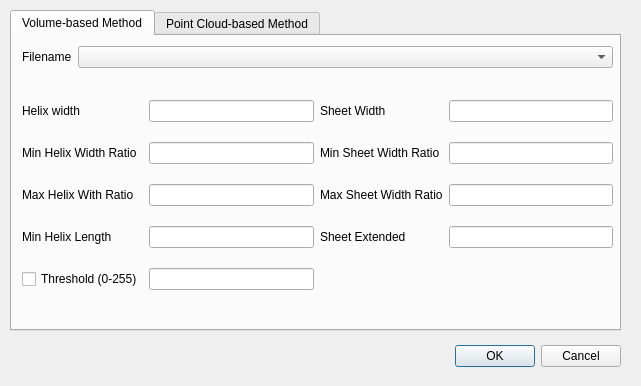
<?xml version="1.0" encoding="UTF-8"?>
<ui version="4.0">
 <class>SecondaryStructureDialog</class>
 <widget class="QDialog" name="SecondaryStructureDialog">
  <property name="geometry">
   <rect>
    <x>0</x>
    <y>0</y>
    <width>641</width>
    <height>386</height>
   </rect>
  </property>
  <property name="windowTitle">
   <string>SecondaryStructureDialog</string>
  </property>
  <widget class="QDialogButtonBox" name="buttonBox">
   <property name="geometry">
    <rect>
     <x>0</x>
     <y>341</y>
     <width>621</width>
     <height>31</height>
    </rect>
   </property>
   <property name="orientation">
    <enum>Qt::Horizontal</enum>
   </property>
   <property name="standardButtons">
    <set>QDialogButtonBox::Cancel|QDialogButtonBox::Ok</set>
   </property>
  </widget>
  <widget class="QTabWidget" name="tabWidget">
   <property name="geometry">
    <rect>
     <x>10</x>
     <y>10</y>
     <width>611</width>
     <height>321</height>
    </rect>
   </property>
   <property name="currentIndex">
    <number>0</number>
   </property>
   <widget class="QWidget" name="volumetric">
    <attribute name="title">
     <string>Volume-based Method</string>
    </attribute>
    <widget class="QWidget" name="gridLayoutWidget">
     <property name="geometry">
      <rect>
       <x>10</x>
       <y>50</y>
       <width>591</width>
       <height>221</height>
      </rect>
     </property>
     <layout class="QGridLayout" name="gridLayout">
      <item row="3" column="1">
       <widget class="QLabel" name="label">
        <property name="text">
         <string>Min Helix Width Ratio</string>
        </property>
       </widget>
      </item>
      <item row="0" column="1">
       <widget class="QLabel" name="label_2">
        <property name="text">
         <string>Helix width</string>
        </property>
       </widget>
      </item>
      <item row="0" column="3">
       <widget class="QLineEdit" name="HelixWidthEdit"/>
      </item>
      <item row="3" column="3">
       <widget class="QLineEdit" name="MinHelixWidthRatioEdit"/>
      </item>
      <item row="0" column="4">
       <widget class="QLabel" name="label_3">
        <property name="text">
         <string>Sheet Width</string>
        </property>
       </widget>
      </item>
      <item row="0" column="5">
       <widget class="QLineEdit" name="SheetWidthEdit"/>
      </item>
      <item row="4" column="1">
       <widget class="QLabel" name="label_4">
        <property name="text">
         <string>Max Helix With Ratio</string>
        </property>
       </widget>
      </item>
      <item row="5" column="1">
       <widget class="QLabel" name="label_5">
        <property name="text">
         <string>Min Helix Length</string>
        </property>
       </widget>
      </item>
      <item row="3" column="5">
       <widget class="QLineEdit" name="MinSheetWidthRatioEdit"/>
      </item>
      <item row="3" column="4">
       <widget class="QLabel" name="label_7">
        <property name="text">
         <string>Min Sheet Width Ratio</string>
        </property>
       </widget>
      </item>
      <item row="4" column="4">
       <widget class="QLabel" name="label_8">
        <property name="text">
         <string>Max Sheet Width Ratio</string>
        </property>
       </widget>
      </item>
      <item row="5" column="4">
       <widget class="QLabel" name="label_9">
        <property name="text">
         <string>Sheet Extended</string>
        </property>
       </widget>
      </item>
      <item row="4" column="3">
       <widget class="QLineEdit" name="MaxHelixWidthRatioEdit"/>
      </item>
      <item row="5" column="3">
       <widget class="QLineEdit" name="MinHelixLengthEdit"/>
      </item>
      <item row="4" column="5">
       <widget class="QLineEdit" name="MaxSheetWidthRatioEdit"/>
      </item>
      <item row="5" column="5">
       <widget class="QLineEdit" name="SheetExtendedEdit"/>
      </item>
      <item row="6" column="3">
       <widget class="QLineEdit" name="ThresholdEdit"/>
      </item>
      <item row="6" column="1">
       <widget class="QCheckBox" name="ThresholdCheckbox">
        <property name="text">
         <string>Threshold (0-255)</string>
        </property>
       </widget>
      </item>
     </layout>
    </widget>
    <widget class="QWidget" name="layoutWidget">
     <property name="geometry">
      <rect>
       <x>10</x>
       <y>10</y>
       <width>591</width>
       <height>31</height>
      </rect>
     </property>
     <layout class="QFormLayout" name="formLayout">
      <item row="0" column="0">
       <widget class="QLabel" name="label_6">
        <property name="text">
         <string>Filename</string>
        </property>
       </widget>
      </item>
      <item row="0" column="1">
       <widget class="QComboBox" name="VolumeList"/>
      </item>
     </layout>
    </widget>
   </widget>
   <widget class="QWidget" name="pointcloud">
    <attribute name="title">
     <string>Point Cloud-based Method</string>
    </attribute>
    <widget class="QWidget" name="layoutWidget">
     <property name="geometry">
      <rect>
       <x>20</x>
       <y>10</y>
       <width>561</width>
       <height>29</height>
      </rect>
     </property>
     <layout class="QFormLayout" name="formLayout_2">
      <item row="0" column="0">
       <widget class="QLabel" name="label_10">
        <property name="text">
         <string>Filename</string>
        </property>
       </widget>
      </item>
      <item row="0" column="1">
       <widget class="QComboBox" name="InputList">
        <property name="enabled">
         <bool>true</bool>
        </property>
       </widget>
      </item>
     </layout>
    </widget>
    <widget class="QWidget" name="">
     <property name="geometry">
      <rect>
       <x>20</x>
       <y>60</y>
       <width>509</width>
       <height>45</height>
      </rect>
     </property>
     <layout class="QGridLayout" name="gridLayout_2">
      <item row="0" column="0" colspan="2">
       <widget class="QLabel" name="label_11">
        <property name="text">
         <string>After initial processing, Histogram dialog will show up</string>
        </property>
       </widget>
      </item>
      <item row="1" column="0">
       <spacer name="horizontalSpacer">
        <property name="orientation">
         <enum>Qt::Horizontal</enum>
        </property>
        <property name="sizeHint" stdset="0">
         <size>
          <width>258</width>
          <height>20</height>
         </size>
        </property>
       </spacer>
      </item>
      <item row="1" column="1">
       <widget class="QLabel" name="label_12">
        <property name="text">
         <string>to let you control Helices and Sheets.</string>
        </property>
       </widget>
      </item>
     </layout>
    </widget>
   </widget>
  </widget>
 </widget>
 <resources/>
 <connections>
  <connection>
   <sender>buttonBox</sender>
   <signal>accepted()</signal>
   <receiver>SecondaryStructureDialog</receiver>
   <slot>accept()</slot>
   <hints>
    <hint type="sourcelabel">
     <x>248</x>
     <y>254</y>
    </hint>
    <hint type="destinationlabel">
     <x>157</x>
     <y>274</y>
    </hint>
   </hints>
  </connection>
  <connection>
   <sender>buttonBox</sender>
   <signal>rejected()</signal>
   <receiver>SecondaryStructureDialog</receiver>
   <slot>reject()</slot>
   <hints>
    <hint type="sourcelabel">
     <x>316</x>
     <y>260</y>
    </hint>
    <hint type="destinationlabel">
     <x>286</x>
     <y>274</y>
    </hint>
   </hints>
  </connection>
 </connections>
</ui>
